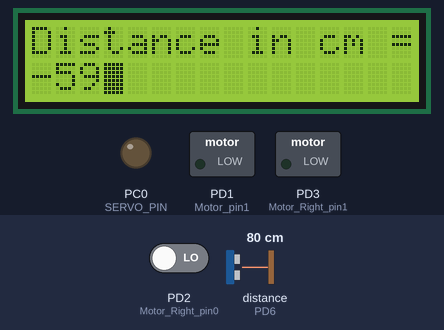
Recording of a program running on a simulated ATmega32, built with avr-gcc and emulated at 8 MHz. On the bench: 16×2 character LCD, switched loads named in the program (green lamp = pin HIGH), output pins drawn as LEDs (lit = HIGH). Wiring (inferred from the names in the program): ultrasonic range finder: trigger PA0; echo PD6; character LCD (HD44780): RS PB1; R/W PB2; E PB3; data PA4, PA5, PA6, PA7. The test bench sets the inputs (shaded band); at power-on: distance to the obstacle (sensor on PD6) 80 cm, PD2 (Motor_Right_pin0) LOW. Pins used as bus, display or sensor lines are not drawn.

Above: at 1.2 s.
1.3 s: distance to the obstacle (sensor on PD6) set to 60 cm
At 2.5 s:
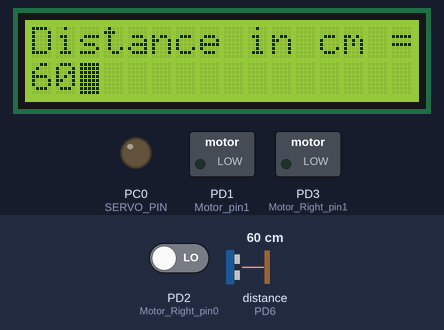
4.3 s: distance to the obstacle (sensor on PD6) set to 2 cm
At 5.5 s:
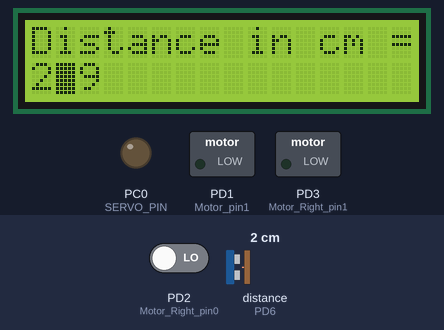
6.1 s: distance to the obstacle (sensor on PD6) set to 4 cm
At 10.1 s:
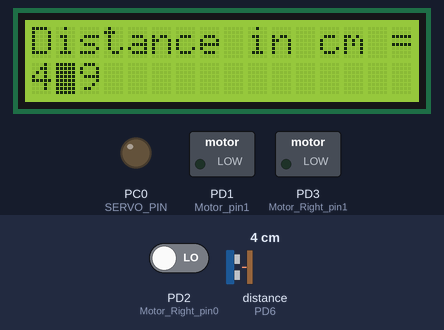
Timing chart, 0 to 11.6 s (numbered marks = the images above; inputs shaded):
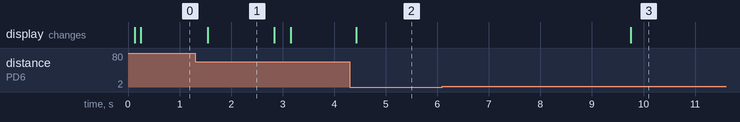

The program:

main.c
```c
/*
 * carsensor.c
 *
 * Created: 11/15/2021 11:00:52 AM
 * Author : Shehata
 */
#define F_CPU 8000000UL
#include <avr/io.h>
#include "types.h"
#include "pinfun.h"
#include "DIO_private.h"
#include "DIO_interface.h"
#include "LCD.h"
#include "HCSR04.h"
#include "SERVO.h"
#include "Motor.h"
#include "Motor_Right.h"
#include <avr/delay.h>


int main(void)
{
	LCD_Init();
	SERVO_INIT();
	MOTOR_Left_init();
	MOTOR_Right_init();
	LCD_WriteString("Distance in cm =",0,0);
	HCSR04_init();
	u16 Distancee;
	u16 distright;
	u16 distleft;
	u8 string[10];


    while (1)
    {

		Distancee=HCSR04_Getdist();
		itoa(Distancee,string,10);
		LCD_WriteString(string,1,0);
		_delay_ms(200);
		MOTOR_Left_Forward();
		MOTOR_Right_Forward();
		if(Distancee<20 && Distancee>0)
		{
			MOTOR_Left_Stop();
			MOTOR_Right_Stop();
			SERVO_ROT_RIGHT();
			distright=HCSR04_Getdist();
			itoa(distright,string,10);
			LCD_WriteString(string,1,0);
			SERVO_ROT_LEFT();
			distleft=HCSR04_Getdist();
			itoa(distleft,string,10);
			LCD_WriteString(string,1,0);
			SERVO_ROT_FORWARD();
			_delay_ms(2000);
			Distancee=HCSR04_Getdist();
			itoa(Distancee,string,10);
			LCD_WriteString(string,1,0);

			if (distright>=distleft && distright>=20)
			{
			  MOTOR_Left_Forward();
			  u16 rdist;
			  rdist=HCSR04_Getdist();
			  while(rdist<distright)
			  {
				  rdist=HCSR04_Getdist();
				  itoa(rdist,string,10);
				  LCD_WriteString(string,1,0);

			  }
			  MOTOR_Right_Forward();

			}
			 else if (distleft>distright && distleft>=20)
			 {

				MOTOR_Right_Forward();
				u16 ldist;
				ldist=HCSR04_Getdist();
				 while(ldist<distleft)
				 {
					 ldist=HCSR04_Getdist();
					 itoa(ldist,string,10);
					 LCD_WriteString(string,1,0);

				 }
				 MOTOR_Left_Forward();

			}
			else break;


		}

	}


}
```

AVR_REG.h
```c
/*
 * AVR_DIO_REG.h
 *
 *  Created on: Aug 23, 2019
 *      Author: hp
 */

#ifndef AVR_REG_H_
#define AVR_REG_H_

/*
 * NULL
 */
#define NULL  ((void*)0)

/*
 * DIO REGISTERS
 */
/*
#define PORTA 	*((volatile u8*) 0x3B)
#define DDRA  	*((volatile u8*) 0x3A)
#define PINA  	*((volatile u8*) 0x39)

#define PORTB 	*((volatile u8*) 0x38)
#define DDRB  	*((volatile u8*) 0x37)
#define PINB  	*((volatile u8*) 0x36)

#define PORTC 	*((volatile u8*) 0x35)
#define DDRC  	*((volatile u8*) 0x34)
#define PINC  	*((volatile u8*) 0x33)

#define PORTD 	*((volatile u8*) 0x32)
#define DDRD  	*((volatile u8*) 0x31)
#define PIND  	*((volatile u8*) 0x30)
*/
/*
 * INTERRUPT REGISTERS
 */

#define MCUCR_reg 	*((volatile u8*) 0x55)
#define MCUCSR_reg	*((volatile u8*) 0x54)
#define GICR_reg	*((volatile u8*) 0x5B)
#define SREG_reg  	*((volatile u8*) 0x5F)
#define GIFR_reg  	*((volatile u8*) 0x5A)

/*
 * TIMER RESIGTERS
 */

/*TIMSK*/
#define TIMSK	*((volatile u8*) 0x59)

/*TIFR*/
#define TIFR	*((volatile u8*) 0x58)

/*TCCR*/
#define TCCR0	*((volatile u8*) 0x53)
#define TCCR1A	*((volatile u8*) 0x4F)
#define TCCR1B	*((volatile u8*) 0x4E)
#define TCCR2	*((volatile u8*) 0x45)

/*TCNT*/
#define TCNT0	*((volatile u8*) 0x52)

#define TCNT1H	*((volatile u8*) 0x4D)
#define TCNT1L	*((volatile u8*) 0x4C)

#define TCNT1	*((volatile u16*) 0x4C)

#define TCNT2	*((volatile u8*) 0x44)

/*OCR*/
#define OCR0	*((volatile u8*) 0x5C)
#define OCR1AH	*((volatile u8*) 0x4B)
#define OCR1AL	*((volatile u8*) 0x4A)

#define OCR1A	*((volatile u16*) 0x4A)

#define OCR1BH	*((volatile u8*) 0x49)
#define OCR1BL	*((volatile u8*) 0x48)

#define OCR1B	*((volatile u16*) 0x48)

#define OCR2	*((volatile u8*) 0x43)

/*
 * ADC REGISTERS
 */
#define ADMUX	*((volatile u8*) 0x27)
#define ADCSRA	*((volatile u8*) 0x26)
#define ADCH	*((volatile u8*) 0x25)
#define ADCL	*((volatile u8*) 0x24)

/*
 * UASRT REGISTERS
 */

#define UDR		*((volatile u8*) 0x2C)
#define UCSRA	*((volatile u8*) 0x2B)
#define UCSRB	*((volatile u8*) 0x2A)
#define UCSRC	*((volatile u8*) 0x40)
#define UBRRL	*((volatile u8*) 0x29)
#define UBRRH	*((volatile u8*) 0x40)

/*
 * SPI REGISTERS
 */

#define SPDR	*((volatile u8*) 0x2f)
#define SPSR	*((volatile u8*) 0x2e)
#define SPCR	*((volatile u8*) 0x2d)

#endif /* AVR_REG_H_ */
```

EXTI_int.h
```c
/*
 * EXTI_int.h
 */

#ifndef EXTI_INT_H_
#define EXTI_INT_H_

// initialize external interrupt
void EXTI_Init(void);
// function to enable EXTI0 ISR
void EXTI_EnableInt0(void);
// function to disable EXTI0 ISR
void EXTI_DisableInt0(void);

//void EXTI_SetSenceLevel(u8 intNum, u8 senseLevel);

//void EXTI_vidCallBack(u8 intNum,void(*ptr)(void));
void EXTI_SetCallback(void(*CopyFuncPtr)(void));

#endif /* EXTI_INT_H_ */
```

EXTI_prog.c
```c
/*
 * EXTI_prog.c
 *
 *  Created on: Oct 2, 2021
 *      Author: Ahmed El-Gaafrawy
 */
#include "types.h"
#include "EXTI_types.h"
#include "EXTI_int.h"
#include "AVR_REG.h"
#include "pinfun.h"
#include "EXTI_Config.h"

void(*CallBackPtr)(void)=NULL;

void EXTI_Init(void){
	Clear_bit(MCUCR_reg,0);
	Clear_bit(MCUCR_reg,1);
	Clear_bit(MCUCR_reg,2);
	Clear_bit(MCUCR_reg,3);


	#if   EXTI0_MODE  ==    EXTI_Low_Level
	     MCUCR_reg |= EXTI_Low_Level;
    #elif EXTI0_MODE  ==    EXTI_Any_Logical_change
	     MCUCR_reg |= EXTI_Any_Logical_change;
    #elif EXTI0_MODE  ==    EXTI_Falling_Edge
	     MCUCR_reg |= EXTI_Falling_Edge;
    #elif EXTI0_MODE  ==    EXTI_Rising_Edge
	     MCUCR_reg |= EXTI_Rising_Edge;
    #endif

	#if   EXTI1_MODE  ==    EXTI_Low_Level
	MCUCR_reg |= (EXTI_Low_Level <<2);
	#elif EXTI1_MODE  ==    EXTI_Any_Logical_change
	MCUCR_reg |= (EXTI_Any_Logical_change<<2);
	#elif EXTI1_MODE  ==    EXTI_Falling_Edge
	MCUCR_reg |= (EXTI_Falling_Edge<<2);
	#elif EXTI1_MODE  ==    EXTI_Rising_Edge
	MCUCR_reg |= (EXTI_Rising_Edge<<2);
	#endif

	#if   EXTI2_MODE  ==    EXTI_INT2_Falling_Edge
	Clear_bit(MCUCSR_reg,6);
	#elif EXTI2_MODE  ==    EXTI_INT2_Rising_Edge
	Set_bit(MCUCSR_reg,6);
	#endif

	#if   EXTI_INT0_INIT_STATE  ==    EXTI_Enable_State
	Set_bit(GICR_reg,6);
	#elif EXTI_INT0_INIT_STATE  ==    EXTI_Disable_State
	Clear_bit(GICR_reg,6);
	#endif

	#if   EXTI_INT1_INIT_STATE  ==    EXTI_Enable_State
	Set_bit(GICR_reg,7);
	#elif EXTI_INT1_INIT_STATE  ==    EXTI_Disable_State
	Clear_bit(GICR_reg,7);
	#endif

	#if   EXTI_INT2_INIT_STATE  ==    EXTI_Enable_State
	Set_bit(GICR_reg,5);
	#elif EXTI_INT2_INIT_STATE  ==    EXTI_Disable_State
	Clear_bit(GICR_reg,5);
	#endif

	Set_bit(GIFR_reg,5);
	Set_bit(GIFR_reg,6);
	Set_bit(GIFR_reg,7);

}

void EXTI_EnableInt0(void){
	Set_bit(GICR_reg,6);
}

void EXTI_DisableInt0(void){
	Clear_bit(GICR_reg,6);
}

void EXTI_SetCallback(void(*CopyFuncPtr)(void)){

	CallBackPtr=CopyFuncPtr;

}


void __vector_1(void)__attribute__((signal,used));
void __vector_1(void){
	if(CallBackPtr!= NULL)
	CallBackPtr();

}
```

EXTI_types.h
```c
/*
 * EXTI_types.h
 *
 */

#ifndef EXTI_TYPES_H_
#define EXTI_TYPES_H_

#define EXTI_Low_Level                  0
#define EXTI_Any_Logical_change         1 //0b01
#define EXTI_Falling_Edge               2
#define EXTI_Rising_Edge                3


#define EXTI_INT2_Falling_Edge          0
#define EXTI_INT2_Rising_Edge           1


#define EXTI_Enable_State               1
#define EXTI_Disable_State              0


#endif /* EXTI_TYPES_H_ */
```

GIE_int.h
```c
/*
 * GIE_int.h
 *
 *  Created on: Oct 2, 2021
 *      Author: Ahmed El-Gaafrawy
 */

#ifndef GIE_INT_H_
#define GIE_INT_H_


void GIE_vidEnable(void);
void GIE_vidDisable(void);

#endif /* GIE_INT_H_ */
```

GIE_prog.c
```c
/*

 * GIE_prog.c
 *
 *  Created on: Oct 2, 2021
 *      Author: Ahmed El-Gaafrawy
 */
#include "types.h"
#include "AVR_REG.h"
#include "GIE_int.h"


void GIE_vidEnable(void)
{
	SREG_reg |=(1<<7);

}
void GIE_vidDisable(void)
{
	SREG_reg &=~(1<<7);
}
```

HCSR04.c
```c
#define F_CPU 8000000UL

#include <avr/io.h>
#include <avr/delay.h>
#include "types.h"
#include "pinfun.h"
#include "DIO_private.h"
#include "DIO_interface.h"
#include "LCD.h"
#include "HC-SR04_Config.h"
#include "HCSR04.h"
#include <avr/interrupt.h>


static int volatile TimerOverflow = 0;
/*
void HCSR04_ISR(void){
	TimerOverflow++;
}
*/
ISR(TIMER1_OVF_vect)
{
	TimerOverflow++;	/* Increment Timer Overflow count */
}

void HCSR04_init () {

	//u32 Timer;


	DIO_SetPinDirection(E_PORT,E_PIN,DIO_INPUT);
	DIO_WritePinValue(E_PORT,E_PIN,DIO_HIGH);
	DIO_SetPinDirection(T_PORT,T_PIN,DIO_OUTPUT);

	EXTI_EnableInt0();
	EXTI_Init();
	GIE_vidEnable();
	//EXTI_SetCallback(HCSR04_ISR);
	TIMSK = (1 << TOIE1);	/* Enable Timer1 overflow interrupts */
	TCCR1A = 0;		/* Set all bit to zero Normal operation */
}


int HCSR04_Getdist(){

	int count;
	int Distance;
	DIO_WritePinValue(T_PORT,T_PIN,DIO_HIGH);
	_delay_us(10);
	DIO_WritePinValue(T_PORT,T_PIN,DIO_LOW);

	TCNT1 = 0;	/* Clear Timer counter */
	TCCR1B = 0x41;	/* Capture on rising edge, No prescaler*/
	TIFR = 1<<ICF1;	/* Clear ICP flag (Input Capture flag) */
	TIFR = 1<<TOV1;	/* Clear Timer Overflow flag */

	while ((TIFR & (1 << ICF1)) == 0);/* Wait for rising edge */
	TCNT1 = 0;	/* Clear Timer counter */
	TCCR1B = 0x01;	/* Capture on falling edge, No prescaler */
	TIFR = 1<<ICF1;	/* Clear ICP flag (Input Capture flag) */
	TIFR = 1<<TOV1;	/* Clear Timer Overflow flag */
	TimerOverflow = 0;/* Clear Timer overflow count */


	while ((TIFR & (1 << ICF1)) == 0);/* Wait for falling edge */
	count = (ICR1 + (65535 * TimerOverflow));	/* Take count */
	/* 8MHz Timer freq, sound speed =343 m/s */
	Distance = ((int)count / 466.47)+1;
	_delay_ms(100);

return Distance;

}
```

HCSR04.h
```c
#ifndef HCSR04_H_
#define HCSR04_H_

void HCSR04_init () ;
int HCSR04_Getdist();


#endif
```

Motor.c
```c
#define F_CPU 8000000UL

#include <avr/io.h>
#include <avr/delay.h>
#include "types.h"
#include "pinfun.h"
#include "DIO_private.h"
#include "DIO_interface.h"
#include "Motor.h"
#include "Motor_Config.h"

void MOTOR_Left_init(){

	DIO_SetPinDirection(Motor_Port,Motor_pin0,DIO_OUTPUT);
	DIO_SetPinDirection(Motor_Port,Motor_pin1,DIO_OUTPUT);

}
void MOTOR_Left_Forward(){
	DIO_SetPinDirection(Motor_Port,Motor_pin0,DIO_LOW);
	DIO_SetPinDirection(Motor_Port,Motor_pin1,DIO_HIGH);
}

void MOTOR_Left_Stop(){
	DIO_SetPinDirection(Motor_Port,Motor_pin0,DIO_LOW);
	DIO_SetPinDirection(Motor_Port,Motor_pin1,DIO_LOW);
}

void MOTOR_Left_Backward(){
	DIO_SetPinDirection(Motor_Port,Motor_pin1,DIO_LOW);
	DIO_SetPinDirection(Motor_Port,Motor_pin0,DIO_HIGH);
}
```

Motor.h
```c
#ifndef Motor_H_
#define Motor_H_


void MOTOR_Left_init();
void MOTOR_Left_Forward();
void MOTOR_Left_Stop();
void MOTOR_Left_Backward();


#endif
```

Motor_Right.c
```c
#define F_CPU 8000000UL

#include <avr/io.h>
#include <avr/delay.h>
#include "types.h"
#include "pinfun.h"
#include "DIO_private.h"
#include "DIO_interface.h"
#include "Motor_Right.h"
#include "Motor_Right_Config.h"

void MOTOR_Right_init(){

	DIO_SetPinDirection(Motor_Right_Port,Motor_Right_pin0,DIO_OUTPUT);
	DIO_SetPinDirection(Motor_Right_Port,Motor_Right_pin1,DIO_OUTPUT);

}
void MOTOR_Right_Forward(){
	DIO_SetPinDirection(Motor_Right_Port,Motor_Right_pin0,DIO_LOW);
	DIO_SetPinDirection(Motor_Right_Port,Motor_Right_pin1,DIO_HIGH);
}

void MOTOR_Right_Stop(){
	DIO_SetPinDirection(Motor_Right_Port,Motor_Right_pin0,DIO_LOW);
	DIO_SetPinDirection(Motor_Right_Port,Motor_Right_pin1,DIO_LOW);
}

void MOTOR_Right_Backward(){
	DIO_SetPinDirection(Motor_Right_Port,Motor_Right_pin1,DIO_LOW);
	DIO_SetPinDirection(Motor_Right_Port,Motor_Right_pin0,DIO_HIGH);
}
```

Motor_Right.h
```c
#ifndef Motor_Right_H_
#define Motor_Right_H_


void MOTOR_Right_init();
void MOTOR_Right_Forward();
void MOTOR_Right_Stop();
void MOTOR_Right_Backward();


#endif
```

SERVO.c
```c
#define F_CPU 8000000UL

#include <avr/io.h>
#include <avr/delay.h>
#include "types.h"
#include "pinfun.h"
#include "DIO_private.h"
#include "DIO_interface.h"
#include "SERVO.h"
#include "SERVO_Config.h"

void SERVO_INIT(){

	DIO_SetPinDirection(SERVO_PORT,SERVO_PIN,DIO_OUTPUT);
	DIO_WritePinValue(SERVO_PORT,SERVO_PIN,DIO_LOW);

}

void SERVO_ROT_RIGHT(){
	DIO_WritePinValue(SERVO_PORT,SERVO_PIN,DIO_HIGH);
	_delay_us(1250);
	DIO_WritePinValue(SERVO_PORT,SERVO_PIN,DIO_LOW);
	_delay_ms(5000);
}

void SERVO_ROT_LEFT(){
	DIO_WritePinValue(SERVO_PORT,SERVO_PIN,DIO_HIGH);
	_delay_us(1750);
	DIO_WritePinValue(SERVO_PORT,SERVO_PIN,DIO_LOW);
	_delay_ms(5000);
}
void SERVO_ROT_FORWARD(){
	DIO_WritePinValue(SERVO_PORT,SERVO_PIN,DIO_HIGH);
	_delay_us(990);
	DIO_WritePinValue(SERVO_PORT,SERVO_PIN,DIO_LOW);
	_delay_ms(2000);

}
```

SERVO.h
```c
#ifndef SERVO_H_
#define SERVO_H_


void SERVO_INIT();
void SERVO_ROT_RIGHT();
void SERVO_ROT_LEFT();
void SERVO_ROT_FORWARD();


#endif
```

pinfun.h
```c
#ifndef Bit_access
#define Bit_access

/* Macro for Getting specific Bit value */
#define Get_bit(Reg,bit)            (Reg&(1<<bit))>>bit
/* Macro for setting specific Bit */
#define Set_bit(Reg,bit)            (Reg |=(1<<bit))
/* Macro for toggling specific Bit */
#define Toggle_bit(Reg,bit)         (Reg ^=(1<<bit))
/* Macro for Clearing specific Bit */
#define Clear_bit(Reg,bit)          (Reg &= ~(1<<bit))

#endif // Bit_access
```

types.h
```c
/*
 * types.h
 *
 *  Created on: ???/???/????
 *      Author: TOP
 */

#ifndef TYPES_H_
#define TYPES_H_

typedef signed char s8;
typedef unsigned char u8;
typedef signed short int s16;
typedef unsigned short int u16;
typedef unsigned long int u32;
typedef signed long int s32;
typedef float f32;
typedef double f64;

#endif /* TYPES_H_ */
```

EXTI_Config.h
```c
/*
 * EXTI_Config.h
 *
 */

#ifndef EXTI_CONFIG_H_
#define EXTI_CONFIG_H_

/*
CONFIGURE EXTERNAL INTERUPPT 0 MODE

EXTI_Low_Level
EXTI_Any_Logical_change
EXTI_Falling_Edge
EXTI_Rising_Edge
*/


#define EXTI0_MODE               EXTI_Any_Logical_change

/*
CONFIGURE EXTERNAL INTERUPPT 1 MODE

EXTI_Low_Level
EXTI_Any_Logical_change
EXTI_Falling_Edge
EXTI_Rising_Edge
*/

#define EXTI1_MODE               EXTI_Any_Logical_change

/*
CONFIGURE EXTERNAL INTERUPPT 2 MODE

EXTI2_Falling_Edge
EXTI2_Rising_Edge
*/

#define EXTI2_MODE               EXTI_INT2_Falling_Edge

#define EXTI_INT0_INIT_STATE     EXTI_Enable_State
#define EXTI_INT1_INIT_STATE     EXTI_Disable_State
#define EXTI_INT2_INIT_STATE     EXTI_Disable_State

#endif /* EXTI_CONFIG_H_ */
```

HC-SR04_Config.h
```c
#ifndef HCSR04_Config_H_
#define HCSR04_Config_H_

#define T_PORT    0      //portA
#define T_PIN     0       //PA0
#define E_PORT    3      //portD
#define E_PIN     6       //pd6


#endif
```

Motor_Config.h
```c
#ifndef Motor_Config_H_
#define Motor_Config_H_

#define Motor_Port    3      // PORTD
#define Motor_pin0    0      // PD0
#define Motor_pin1    1       //PD1


#endif
```

Motor_Right_Config.h
```c
#ifndef Motor_Right_Config_H_
#define Motor_Right_Config_H_

#define Motor_Right_Port    3      // PORTD
#define Motor_Right_pin0    2      // PD2
#define Motor_Right_pin1    3       //PD3


#endif
```

SERVO_Config.h
```c
#ifndef HCSR04_Config_H_
#define HCSR04_Config_H_

#define SERVO_PORT    2      //portc
#define SERVO_PIN     0       //pc0


#endif
```

LCD.c
```c
#include "types.h"
#include "pinfun.h"
#include "DIO_private.h"
#include "DIO_interface.h"
#include "LCD.h"
#include <avr/delay.h>

static u8 InitStepFinished=0;
void LCD_Init()
{

	DIO_SetPinDirection(DIO_PORTA, D1, DIO_OUTPUT);
	DIO_SetPinDirection(DIO_PORTA, D2, DIO_OUTPUT);
	DIO_SetPinDirection(DIO_PORTA, D3, DIO_OUTPUT);
	DIO_SetPinDirection(DIO_PORTA, D4, DIO_OUTPUT);
	DIO_SetPinDirection(DIO_PORTB, RS, DIO_OUTPUT);
	DIO_SetPinDirection(DIO_PORTB, RW, DIO_OUTPUT);
	DIO_SetPinDirection(DIO_PORTB,  E, DIO_OUTPUT);

	_delay_ms(30);

    LCD_Cmd(0x20);
	LCD_Cmd(0x20);
	LCD_Cmd(0x80);
	_delay_ms(1);

	LCD_Cmd(0x00);
	LCD_Cmd(0xF0);
	_delay_ms(1);

	LCD_Cmd(0x00);
	LCD_Cmd(0x00);
	_delay_ms(2);


	InitStepFinished=1;
}

void LCD_Cmd(u8 cmd){

	DIO_WritePinValue(DIO_PORTB,RS,DIO_LOW);
	DIO_WritePinValue(DIO_PORTB,RW,DIO_LOW);


	DIO_WritePinValue(DIO_PORTA,D1,Get_bit(cmd,4));
	DIO_WritePinValue(DIO_PORTA,D2,Get_bit(cmd,5));
	DIO_WritePinValue(DIO_PORTA,D3,Get_bit(cmd,6));
	DIO_WritePinValue(DIO_PORTA,D4,Get_bit(cmd,7));

	DIO_WritePinValue(DIO_PORTB,E,DIO_HIGH);
	_delay_ms(1);
	DIO_WritePinValue(DIO_PORTB,E,DIO_LOW);

	if(InitStepFinished)
	{

	DIO_WritePinValue(DIO_PORTA,D1,Get_bit(cmd,0));
	DIO_WritePinValue(DIO_PORTA,D2,Get_bit(cmd,1));
	DIO_WritePinValue(DIO_PORTA,D3,Get_bit(cmd,2));
	DIO_WritePinValue(DIO_PORTA,D4,Get_bit(cmd,3));

	DIO_WritePinValue(DIO_PORTB,E,DIO_HIGH);
	_delay_ms(1);
	DIO_WritePinValue(DIO_PORTB,E,DIO_LOW);
	}
	_delay_ms(2);

}

void LCD_WriteDATA(u8 Data){

	DIO_WritePinValue(DIO_PORTB,RS,DIO_HIGH);
	DIO_WritePinValue(DIO_PORTB,RW,DIO_LOW);


	DIO_WritePinValue(DIO_PORTA,D1,Get_bit(Data,4));
	DIO_WritePinValue(DIO_PORTA,D2,Get_bit(Data,5));
	DIO_WritePinValue(DIO_PORTA,D3,Get_bit(Data,6));
	DIO_WritePinValue(DIO_PORTA,D4,Get_bit(Data,7));

	DIO_WritePinValue(DIO_PORTB,E,DIO_HIGH);
	_delay_ms(1);
	DIO_WritePinValue(DIO_PORTB,E,DIO_LOW);


	DIO_WritePinValue(DIO_PORTA,D1,Get_bit(Data,0));
	DIO_WritePinValue(DIO_PORTA,D2,Get_bit(Data,1));
	DIO_WritePinValue(DIO_PORTA,D3,Get_bit(Data,2));
	DIO_WritePinValue(DIO_PORTA,D4,Get_bit(Data,3));

	DIO_WritePinValue(DIO_PORTB,E,DIO_HIGH);
	_delay_ms(1);
	DIO_WritePinValue(DIO_PORTB,E,DIO_LOW);

	_delay_ms(2);


}
void LCD_WriteString(u8 *Str,u8 row,u8 col){
	LCD_GoToPos(row,col);
	u8 index=0;
	u8 line=0;

	while(Str[index]!='\0' && ((row*16)+(index + col)) <32)
	{
		if(((row*16)+(index + col))<16)
		{ LCD_WriteDATA(Str[index]);
		 index++;
		}
		else if (((row*16)+(index + col))==16 && line ==0)
		{
			LCD_GoToPos(1,0);
			line++;
		}
		else if (((row*16)+(index + col))<32 && line==1)
		{
			 LCD_WriteDATA(Str[index]);
			 index++;
		}

	}

}
void LCD_GoToPos(u8 row,u8 col){
	u8 address;
	if(row<2 && col<16)
	{
		address=(row * 0x40)+col;
		address=Set_bit(address,7);
		LCD_Cmd(address);
	}

}
void LCD_StoreCustomChr(u8*pattern,u8 CGRAM_index){
	u8 ad;
	u8 index;
	if(CGRAM_index < 8)
	{
		ad = CGRAM_index *8;
		ad=Set_bit(ad,6);
		LCD_Cmd(ad);
		for (index=0;index<8;index++)
		{
			LCD_WriteDATA(pattern[index]);
		}
	}
	LCD_Cmd(0x02);
}
void LCD_DisplayCustomChr(u8 CGRAM_index,u8 Row,u8 Col){
	LCD_GoToPos(Row,Col);
	LCD_WriteDATA(CGRAM_index);
}
```

LCD.h
```c
#ifndef LCD
#define LCD
#define RS DIO_PIN_1
#define RW DIO_PIN_2
#define E  DIO_PIN_3
#define D1 DIO_PIN_4
#define D2 DIO_PIN_5
#define D3 DIO_PIN_6
#define D4 DIO_PIN_7

void LCD_Cmd(u8 cmd);
void LCD_WriteDATA(u8 Data);
void LCD_Init();
//void LCD_custom(u8 location , u8 *Data);
//void Set_Location(u8 location);
void LCD_WriteString(u8 *Str,u8 row,u8 col);
void LCD_GoToPos(u8 row,u8 col);
void LCD_StoreCustomChr(u8*pattern,u8 CGRAM_index);
void LCD_DisplayCustomChr(u8 CGRAM_index,u8 Row,u8 Col);
#endif
```

Source omitted: DIO_interface.h (1059 bytes), DIO_prg.c (4985 bytes), DIO_private.h (854 bytes)

Measured:
- after the input at 1.3 s, the display: changes after 0.25 s (image 1)
- after the input at 4.3 s, the display: changes after 0.13 s (image 2)
- after the input at 6.1 s, the display: changes after 3.6 s (image 3)
- what the display in image 1 shows lasts 1.3 s, from 1.5 s to 2.8 s
